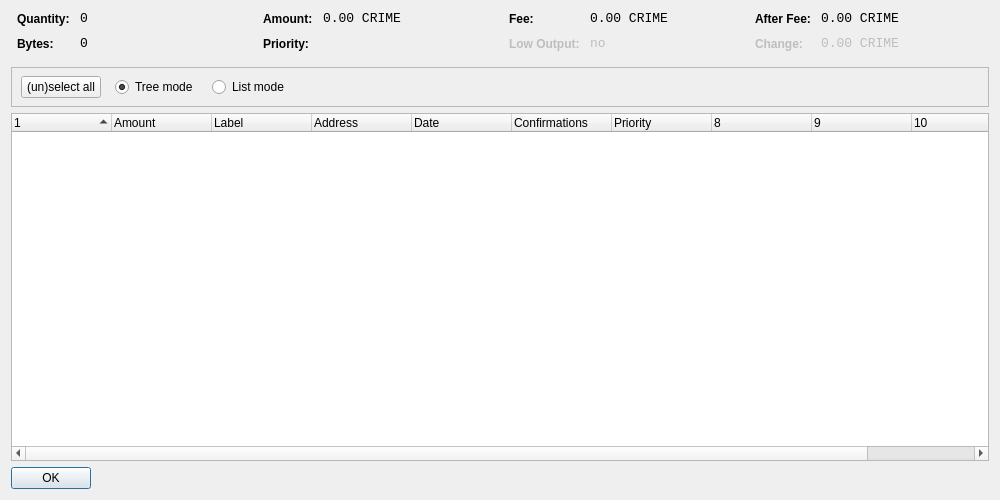
<?xml version="1.0" encoding="UTF-8"?>
<ui version="4.0">
 <class>CoinControlDialog</class>
 <widget class="QDialog" name="CoinControlDialog">
  <property name="geometry">
   <rect>
    <x>0</x>
    <y>0</y>
    <width>1000</width>
    <height>500</height>
   </rect>
  </property>
  <property name="windowTitle">
   <string>Coin Control</string>
  </property>
  <layout class="QVBoxLayout" name="verticalLayout">
   <item>
    <layout class="QHBoxLayout" name="horizontalLayoutTop" stretch="0,0,0,0">
     <property name="topMargin">
      <number>0</number>
     </property>
     <property name="bottomMargin">
      <number>10</number>
     </property>
     <item>
      <layout class="QFormLayout" name="formLayoutCoinControl1">
       <property name="horizontalSpacing">
        <number>10</number>
       </property>
       <property name="verticalSpacing">
        <number>10</number>
       </property>
       <property name="leftMargin">
        <number>6</number>
       </property>
       <property name="rightMargin">
        <number>6</number>
       </property>
       <item row="0" column="0">
        <widget class="QLabel" name="labelCoinControlQuantityText">
         <property name="styleSheet">
          <string notr="true">font-weight:bold;</string>
         </property>
         <property name="text">
          <string>Quantity:</string>
         </property>
        </widget>
       </item>
       <item row="0" column="1">
        <widget class="QLabel" name="labelCoinControlQuantity">
         <property name="font">
          <font>
           <family>Monospace</family>
           <pointsize>10</pointsize>
          </font>
         </property>
         <property name="cursor">
          <cursorShape>IBeamCursor</cursorShape>
         </property>
         <property name="contextMenuPolicy">
          <enum>Qt::ActionsContextMenu</enum>
         </property>
         <property name="text">
          <string>0</string>
         </property>
         <property name="textInteractionFlags">
          <set>Qt::LinksAccessibleByMouse|Qt::TextSelectableByKeyboard|Qt::TextSelectableByMouse</set>
         </property>
        </widget>
       </item>
       <item row="1" column="0">
        <widget class="QLabel" name="labelCoinControlBytesText">
         <property name="styleSheet">
          <string notr="true">font-weight:bold;</string>
         </property>
         <property name="text">
          <string>Bytes:</string>
         </property>
        </widget>
       </item>
       <item row="1" column="1">
        <widget class="QLabel" name="labelCoinControlBytes">
         <property name="font">
          <font>
           <family>Monospace</family>
           <pointsize>10</pointsize>
          </font>
         </property>
         <property name="cursor">
          <cursorShape>IBeamCursor</cursorShape>
         </property>
         <property name="contextMenuPolicy">
          <enum>Qt::ActionsContextMenu</enum>
         </property>
         <property name="text">
          <string>0</string>
         </property>
         <property name="textInteractionFlags">
          <set>Qt::LinksAccessibleByMouse|Qt::TextSelectableByKeyboard|Qt::TextSelectableByMouse</set>
         </property>
        </widget>
       </item>
      </layout>
     </item>
     <item>
      <layout class="QFormLayout" name="formLayoutCoinControl2">
       <property name="horizontalSpacing">
        <number>10</number>
       </property>
       <property name="verticalSpacing">
        <number>10</number>
       </property>
       <property name="leftMargin">
        <number>6</number>
       </property>
       <property name="rightMargin">
        <number>6</number>
       </property>
       <item row="0" column="0">
        <widget class="QLabel" name="labelCoinControlAmountText">
         <property name="styleSheet">
          <string notr="true">font-weight:bold;</string>
         </property>
         <property name="text">
          <string>Amount:</string>
         </property>
        </widget>
       </item>
       <item row="0" column="1">
        <widget class="QLabel" name="labelCoinControlAmount">
         <property name="font">
          <font>
           <family>Monospace</family>
           <pointsize>10</pointsize>
          </font>
         </property>
         <property name="cursor">
          <cursorShape>IBeamCursor</cursorShape>
         </property>
         <property name="contextMenuPolicy">
          <enum>Qt::ActionsContextMenu</enum>
         </property>
         <property name="text">
          <string>0.00 CRIME</string>
         </property>
         <property name="textInteractionFlags">
          <set>Qt::LinksAccessibleByMouse|Qt::TextSelectableByKeyboard|Qt::TextSelectableByMouse</set>
         </property>
        </widget>
       </item>
       <item row="1" column="0">
        <widget class="QLabel" name="labelCoinControlPriorityText">
         <property name="styleSheet">
          <string notr="true">font-weight:bold;</string>
         </property>
         <property name="text">
          <string>Priority:</string>
         </property>
        </widget>
       </item>
       <item row="1" column="1">
        <widget class="QLabel" name="labelCoinControlPriority">
         <property name="font">
          <font>
           <family>Monospace</family>
           <pointsize>10</pointsize>
          </font>
         </property>
         <property name="cursor">
          <cursorShape>IBeamCursor</cursorShape>
         </property>
         <property name="contextMenuPolicy">
          <enum>Qt::ActionsContextMenu</enum>
         </property>
         <property name="text">
          <string/>
         </property>
         <property name="textInteractionFlags">
          <set>Qt::LinksAccessibleByMouse|Qt::TextSelectableByKeyboard|Qt::TextSelectableByMouse</set>
         </property>
        </widget>
       </item>
      </layout>
     </item>
     <item>
      <layout class="QFormLayout" name="formLayoutCoinControl3">
       <property name="horizontalSpacing">
        <number>10</number>
       </property>
       <property name="verticalSpacing">
        <number>10</number>
       </property>
       <property name="leftMargin">
        <number>6</number>
       </property>
       <property name="rightMargin">
        <number>6</number>
       </property>
       <item row="0" column="0">
        <widget class="QLabel" name="labelCoinControlFeeText">
         <property name="styleSheet">
          <string notr="true">font-weight:bold;</string>
         </property>
         <property name="text">
          <string>Fee:</string>
         </property>
        </widget>
       </item>
       <item row="0" column="1">
        <widget class="QLabel" name="labelCoinControlFee">
         <property name="font">
          <font>
           <family>Monospace</family>
           <pointsize>10</pointsize>
          </font>
         </property>
         <property name="cursor">
          <cursorShape>IBeamCursor</cursorShape>
         </property>
         <property name="contextMenuPolicy">
          <enum>Qt::ActionsContextMenu</enum>
         </property>
         <property name="text">
          <string>0.00 CRIME</string>
         </property>
         <property name="textInteractionFlags">
          <set>Qt::LinksAccessibleByMouse|Qt::TextSelectableByKeyboard|Qt::TextSelectableByMouse</set>
         </property>
        </widget>
       </item>
       <item row="1" column="0">
        <widget class="QLabel" name="labelCoinControlLowOutputText">
         <property name="enabled">
          <bool>false</bool>
         </property>
         <property name="styleSheet">
          <string notr="true">font-weight:bold;</string>
         </property>
         <property name="text">
          <string>Low Output:</string>
         </property>
        </widget>
       </item>
       <item row="1" column="1">
        <widget class="QLabel" name="labelCoinControlLowOutput">
         <property name="enabled">
          <bool>false</bool>
         </property>
         <property name="font">
          <font>
           <family>Monospace</family>
           <pointsize>10</pointsize>
          </font>
         </property>
         <property name="cursor">
          <cursorShape>IBeamCursor</cursorShape>
         </property>
         <property name="contextMenuPolicy">
          <enum>Qt::ActionsContextMenu</enum>
         </property>
         <property name="text">
          <string>no</string>
         </property>
         <property name="textInteractionFlags">
          <set>Qt::LinksAccessibleByMouse|Qt::TextSelectableByKeyboard|Qt::TextSelectableByMouse</set>
         </property>
        </widget>
       </item>
      </layout>
     </item>
     <item>
      <layout class="QFormLayout" name="formLayoutCoinControl4">
       <property name="horizontalSpacing">
        <number>10</number>
       </property>
       <property name="verticalSpacing">
        <number>10</number>
       </property>
       <property name="leftMargin">
        <number>6</number>
       </property>
       <property name="rightMargin">
        <number>6</number>
       </property>
       <item row="0" column="0">
        <widget class="QLabel" name="labelCoinControlAfterFeeText">
         <property name="styleSheet">
          <string notr="true">font-weight:bold;</string>
         </property>
         <property name="text">
          <string>After Fee:</string>
         </property>
        </widget>
       </item>
       <item row="0" column="1">
        <widget class="QLabel" name="labelCoinControlAfterFee">
         <property name="font">
          <font>
           <family>Monospace</family>
           <pointsize>10</pointsize>
          </font>
         </property>
         <property name="cursor">
          <cursorShape>IBeamCursor</cursorShape>
         </property>
         <property name="contextMenuPolicy">
          <enum>Qt::ActionsContextMenu</enum>
         </property>
         <property name="text">
          <string>0.00 CRIME</string>
         </property>
         <property name="textInteractionFlags">
          <set>Qt::LinksAccessibleByMouse|Qt::TextSelectableByKeyboard|Qt::TextSelectableByMouse</set>
         </property>
        </widget>
       </item>
       <item row="1" column="0">
        <widget class="QLabel" name="labelCoinControlChangeText">
         <property name="enabled">
          <bool>false</bool>
         </property>
         <property name="styleSheet">
          <string notr="true">font-weight:bold;</string>
         </property>
         <property name="text">
          <string>Change:</string>
         </property>
        </widget>
       </item>
       <item row="1" column="1">
        <widget class="QLabel" name="labelCoinControlChange">
         <property name="enabled">
          <bool>false</bool>
         </property>
         <property name="font">
          <font>
           <family>Monospace</family>
           <pointsize>10</pointsize>
          </font>
         </property>
         <property name="cursor">
          <cursorShape>IBeamCursor</cursorShape>
         </property>
         <property name="contextMenuPolicy">
          <enum>Qt::ActionsContextMenu</enum>
         </property>
         <property name="text">
          <string>0.00 CRIME</string>
         </property>
         <property name="textInteractionFlags">
          <set>Qt::LinksAccessibleByMouse|Qt::TextSelectableByKeyboard|Qt::TextSelectableByMouse</set>
         </property>
        </widget>
       </item>
      </layout>
     </item>
    </layout>
   </item>
   <item>
    <widget class="QFrame" name="frame">
     <property name="minimumSize">
      <size>
       <width>0</width>
       <height>40</height>
      </size>
     </property>
     <property name="frameShape">
      <enum>QFrame::StyledPanel</enum>
     </property>
     <property name="frameShadow">
      <enum>QFrame::Sunken</enum>
     </property>
     <widget class="QWidget" name="horizontalLayoutWidget">
      <property name="geometry">
       <rect>
        <x>10</x>
        <y>0</y>
        <width>781</width>
        <height>41</height>
       </rect>
      </property>
      <layout class="QHBoxLayout" name="horizontalLayoutPanel" stretch="0,0,0,0">
       <property name="spacing">
        <number>14</number>
       </property>
       <item>
        <widget class="QPushButton" name="pushButtonSelectAll">
         <property name="sizePolicy">
          <sizepolicy hsizetype="Maximum" vsizetype="Fixed">
           <horstretch>0</horstretch>
           <verstretch>0</verstretch>
          </sizepolicy>
         </property>
         <property name="text">
          <string>(un)select all</string>
         </property>
        </widget>
       </item>
       <item>
        <widget class="QRadioButton" name="radioTreeMode">
         <property name="sizePolicy">
          <sizepolicy hsizetype="Maximum" vsizetype="Fixed">
           <horstretch>0</horstretch>
           <verstretch>0</verstretch>
          </sizepolicy>
         </property>
         <property name="text">
          <string>Tree mode</string>
         </property>
         <property name="checked">
          <bool>true</bool>
         </property>
        </widget>
       </item>
       <item>
        <widget class="QRadioButton" name="radioListMode">
         <property name="sizePolicy">
          <sizepolicy hsizetype="Maximum" vsizetype="Fixed">
           <horstretch>0</horstretch>
           <verstretch>0</verstretch>
          </sizepolicy>
         </property>
         <property name="text">
          <string>List mode</string>
         </property>
        </widget>
       </item>
       <item>
        <spacer name="horizontalSpacer">
         <property name="orientation">
          <enum>Qt::Horizontal</enum>
         </property>
         <property name="sizeHint" stdset="0">
          <size>
           <width>40</width>
           <height>20</height>
          </size>
         </property>
        </spacer>
       </item>
      </layout>
     </widget>
    </widget>
   </item>
   <item>
    <widget class="CoinControlTreeWidget" name="treeWidget">
     <property name="contextMenuPolicy">
      <enum>Qt::CustomContextMenu</enum>
     </property>
     <property name="sortingEnabled">
      <bool>false</bool>
     </property>
     <property name="columnCount">
      <number>11</number>
     </property>
     <attribute name="headerShowSortIndicator" stdset="0">
      <bool>true</bool>
     </attribute>
     <attribute name="headerStretchLastSection">
      <bool>false</bool>
     </attribute>
     <column>
      <property name="text">
       <string/>
      </property>
     </column>
     <column>
      <property name="text">
       <string>Amount</string>
      </property>
     </column>
     <column>
      <property name="text">
       <string>Label</string>
      </property>
     </column>
     <column>
      <property name="text">
       <string>Address</string>
      </property>
     </column>
     <column>
      <property name="text">
       <string>Date</string>
      </property>
     </column>
     <column>
      <property name="text">
       <string>Confirmations</string>
      </property>
      <property name="toolTip">
       <string>Confirmed</string>
      </property>
     </column>
     <column>
      <property name="text">
       <string>Priority</string>
      </property>
     </column>
     <column>
      <property name="text">
       <string/>
      </property>
     </column>
     <column>
      <property name="text">
       <string/>
      </property>
     </column>
     <column>
      <property name="text">
       <string/>
      </property>
     </column>
     <column>
      <property name="text">
       <string/>
      </property>
     </column>
    </widget>
   </item>
   <item>
    <widget class="QDialogButtonBox" name="buttonBox">
     <property name="sizePolicy">
      <sizepolicy hsizetype="Maximum" vsizetype="Fixed">
       <horstretch>0</horstretch>
       <verstretch>0</verstretch>
      </sizepolicy>
     </property>
     <property name="orientation">
      <enum>Qt::Horizontal</enum>
     </property>
     <property name="standardButtons">
      <set>QDialogButtonBox::Ok</set>
     </property>
    </widget>
   </item>
  </layout>
 </widget>
 <customwidgets>
  <customwidget>
   <class>CoinControlTreeWidget</class>
   <extends>QTreeWidget</extends>
   <header>coincontroltreewidget.h</header>
  </customwidget>
 </customwidgets>
 <resources/>
 <connections/>
</ui>
